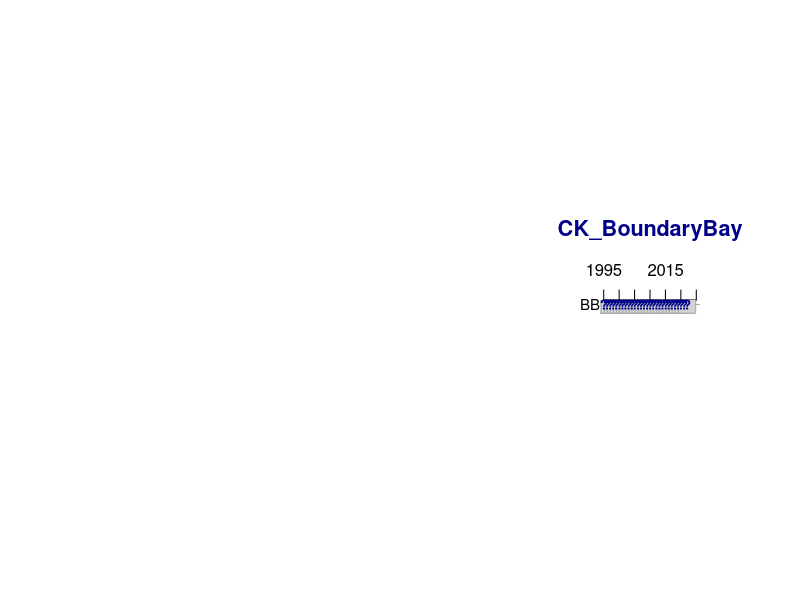
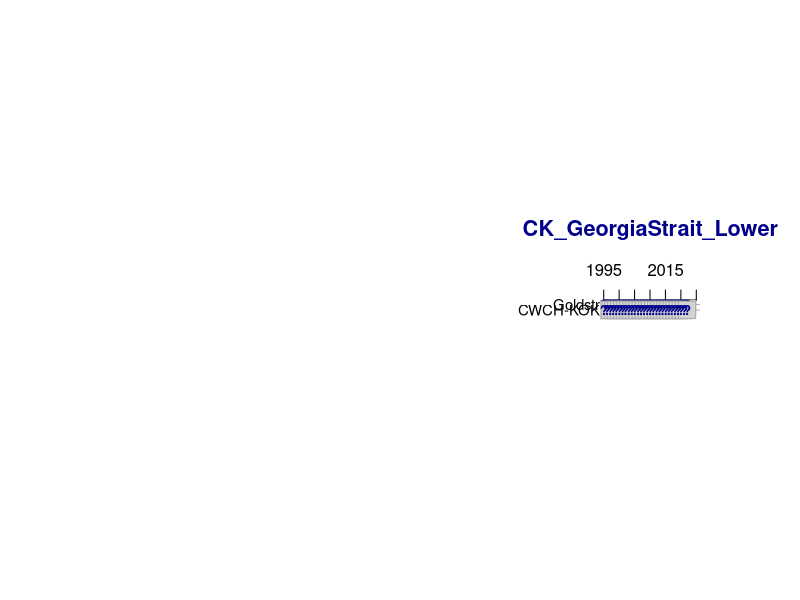
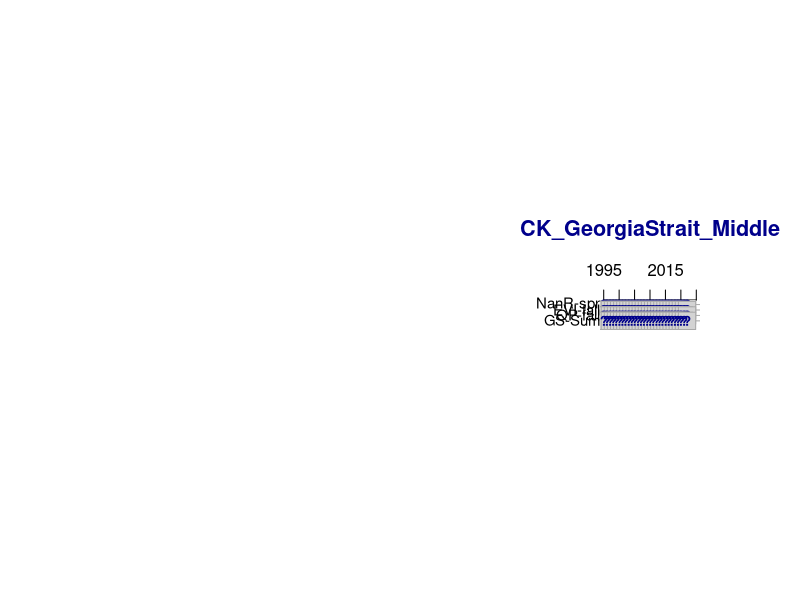
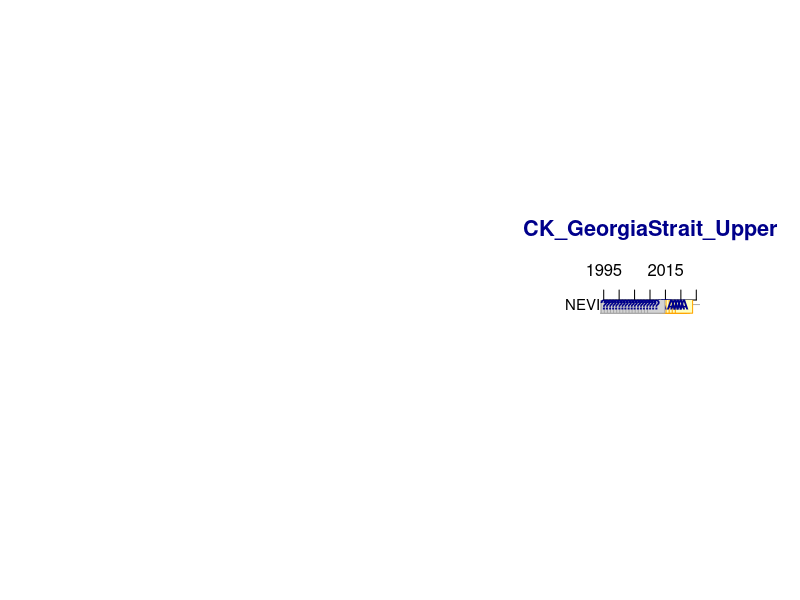
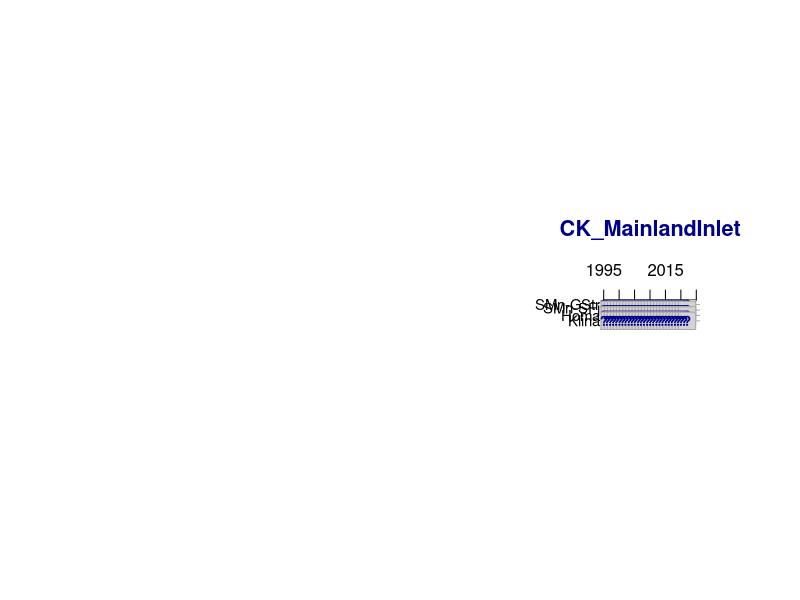
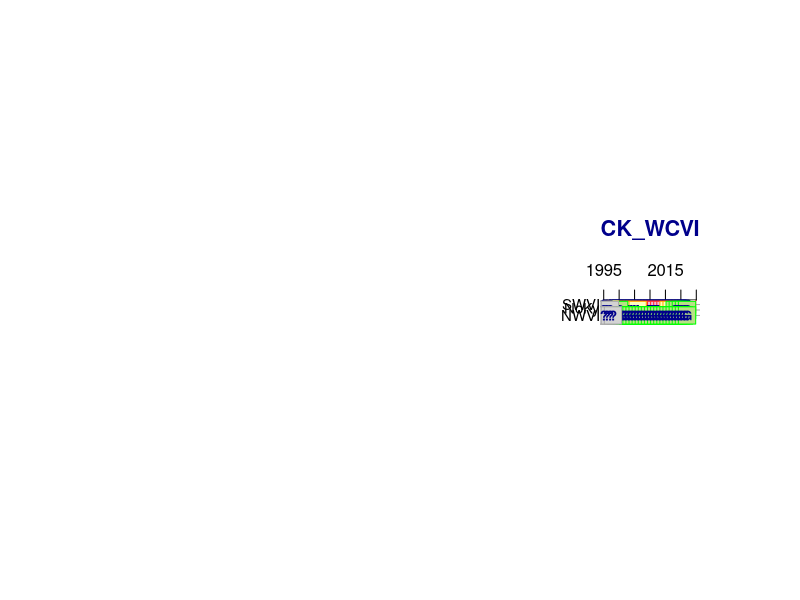
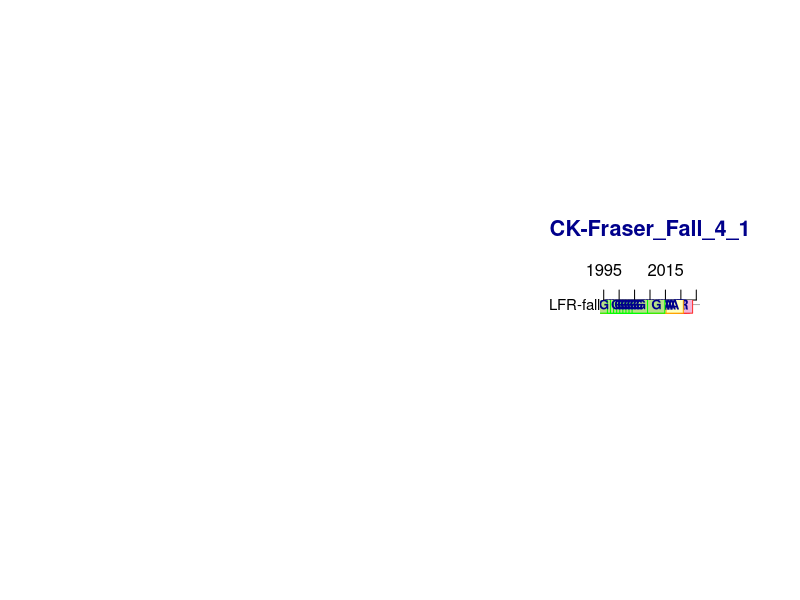
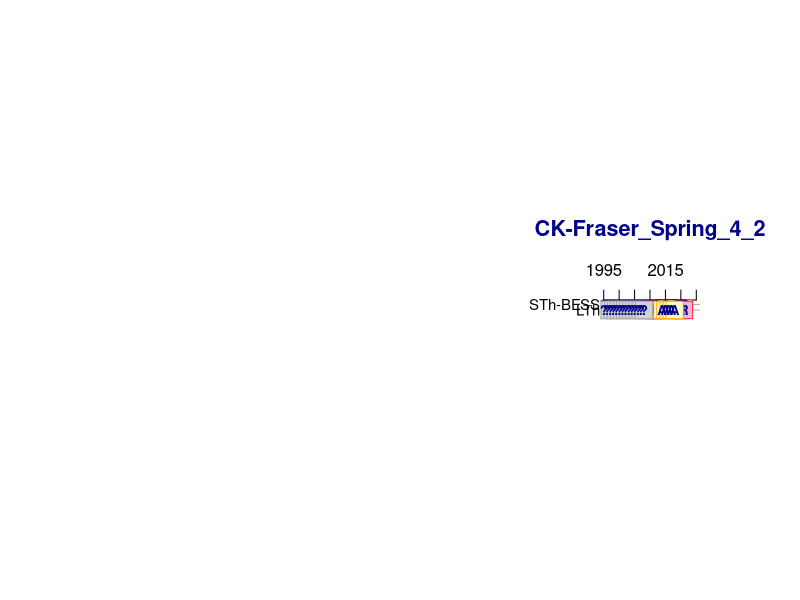

Generate these figures, in order, with R:
library(tidyverse)
library(plotrix)


if(!dir.exists("OUTPUT/SMU_TimelinePlots")){dir.create("OUTPUT/SMU_TimelinePlots")}


cu.info <- read_csv("DATA_LOOKUP_FILES/MOD_MAIN_CU_LOOKUP_FOR_SOS.csv") %>%
  dplyr::mutate(CU_ID = gsub("_","-",CU_ID))

retro.summary.tbl <- read_csv("DATA_OUT/Retro_Synoptic_Details.csv")  

plot.specs <- read_csv("DATA_LOOKUP_FILES/SMU_TimelinePlot_Specs.csv") 
plot.specs
#view(plot.specs)

alpha.use <- 1
green.use <- rgb(184/255,225/255,134/255,alpha=alpha.use)
red.use <- rgb(241/255,182/255,218/255,alpha=alpha.use)
amber.use <- rgb(255/255,255/255,191/255,alpha=alpha.use)



plot.list <- unique(plot.specs$Plot)
plot.list


for(plot.do in plot.list){

specs.do <- plot.specs %>% dplyr::filter(Plot == plot.do) %>%
              mutate(CU_ID = gsub("_","-",CU_ID))
specs.do
specs.do$CU_ID


#grp.labels <- specs.do %>% select(GroupIndex,Group) %>% unique()
#grp.labels

retro.yrs <- 1995:2025

unk.end <- 2022

#########################################



png(filename = paste0("OUTPUT/SMU_TimelinePlots/SMU_TimelinePlot_",plot.do,".png"),
    width = 480*4, height = 480*5, units = "px", pointsize = 14*3.1, bg = "white",  res = NA)
par(mai=c(0.3,6,3,1))

 print(paste(plot.do,"-----------------------------"))


plot(1:5,1:5, type="n",xlim = range(retro.yrs), ylim= c(-46,0) ,xlab="",ylab="",
     axes=FALSE)
axis(3,at = pretty(retro.yrs))
mtext(plot.do,side=3,line=3,xpd=NA,font=2,col="darkblue",cex=1.3)
#abline(v=pretty(retro.yrs),col="darkgrey")

abline(h=-specs.do$CUIndex,col="darkgrey")

text(rep(par("usr")[1],length(specs.do$CUIndex)),
     -specs.do$CUIndex, specs.do$CU_Acro,
     adj = c(1),xpd=NA,cex = 0.9)

# text(rep(retro.yrs[1]-4,length(grp.labels$GroupIndex)),
#      -grp.labels$GroupIndex, grp.labels$Group,
#      adj = 0,xpd=NA,cex = 0.9,font=2,col="darkblue")



for(cu.plot in specs.do$CU_ID){
print(cu.plot)

#if(cu.plot == "CK-33"){stop()}
  
specs.sub <- specs.do %>% dplyr::filter(CU_ID == cu.plot)
specs.sub

#retro.sub <- retro.summary.tbl %>% dplyr::filter(CU_ID == cu.plot, Year <= 2019) %>% select(Year,RapidStatus)
retro.sub <- retro.summary.tbl %>% dplyr::filter(CU_ID == cu.plot) %>% select(Year,RapidStatus)
retro.sub

red.df <- retro.sub %>% dplyr::filter(RapidStatus == "Red")
red.df

if(dim(red.df)[1]>0){
  points(red.df$Year,-rep(specs.sub$CUIndex,dim(red.df)[1]),pch=22,col ="firebrick1",bg= red.use,cex=2.6)
  text(red.df$Year,-rep(specs.sub$CUIndex,dim(red.df)[1]),"R",font=2,col="darkblue",cex=0.8)
}

amber.df <- retro.sub %>% dplyr::filter(RapidStatus == "Amber")
amber.df

if(dim(amber.df)[1]>0){
points(amber.df$Year,-rep(specs.sub$CUIndex,dim(amber.df)[1]),pch=22,col ="orange",bg= amber.use,cex=2.6)
text(amber.df$Year,-rep(specs.sub$CUIndex,dim(amber.df)[1]),"A",font=2,col="darkblue",cex=0.8)
}


green.df <- retro.sub %>% dplyr::filter(RapidStatus == "Green")
green.df

if(dim(green.df)[1]>0){
  points(green.df$Year,-rep(specs.sub$CUIndex,dim(green.df)[1]),pch=22,col ="green",bg= green.use,cex=2.6)
  text(green.df$Year,-rep(specs.sub$CUIndex,dim(green.df)[1]),"G",font=2,col="darkblue",cex=0.8)
  }

unk.df <- retro.sub %>% dplyr::filter(RapidStatus == "None")
unk.df

if(dim(retro.sub)[1] == 0){
unk.df <- data.frame(Year = retro.yrs[1]:unk.end,RapidStatus = "None")  
}


if(dim(unk.df)[1]>0){
  points(unk.df$Year,-rep(specs.sub$CUIndex,dim(unk.df)[1]),pch=22,col ="darkgrey",bg= "lightgrey",cex=2.6)
  text(x = unk.df$Year,y = -rep(specs.sub$CUIndex,dim(unk.df)[1]),labels = "?",font=2,col="darkblue",cex=0.8)
}



} # end looping through CUs







dev.off()


} # end looping through plots















